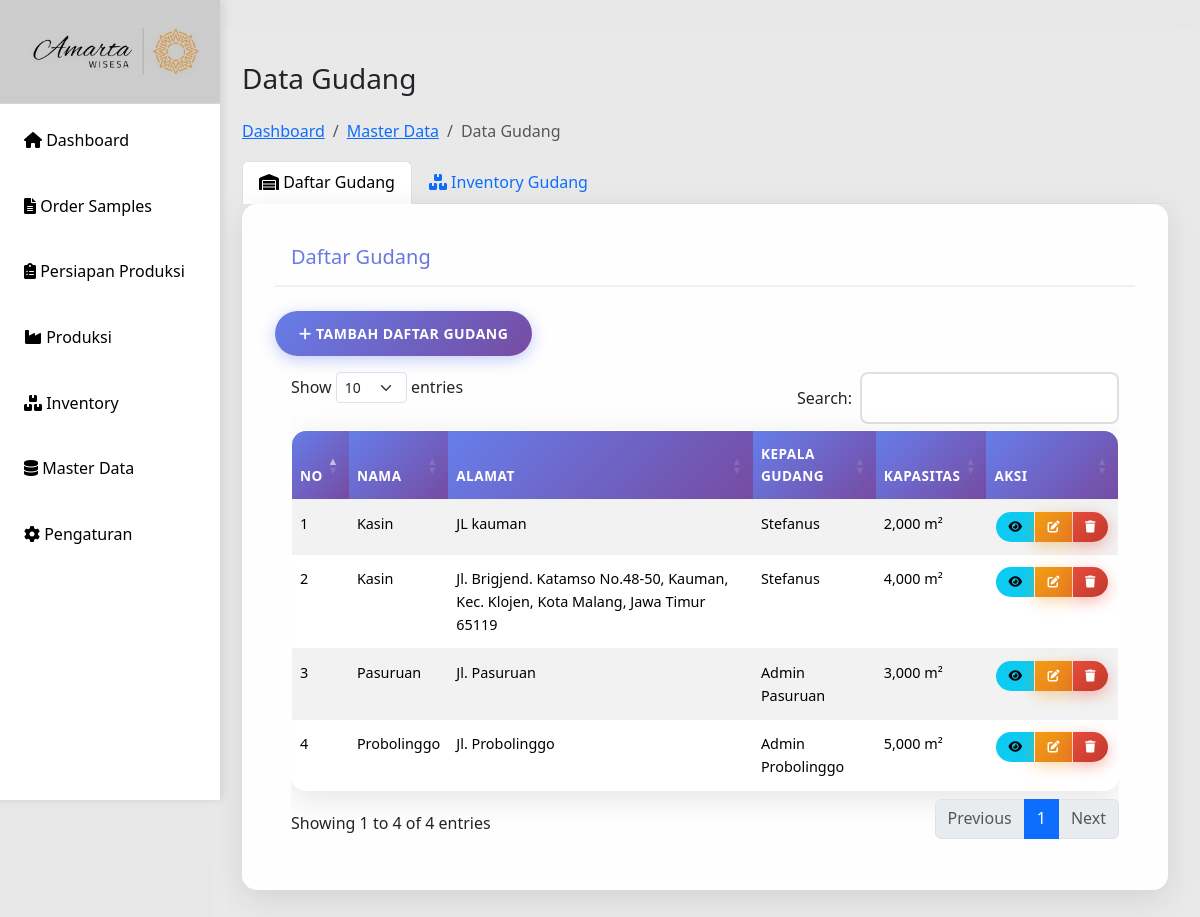
Before: /data-gudang.php with the older database file.
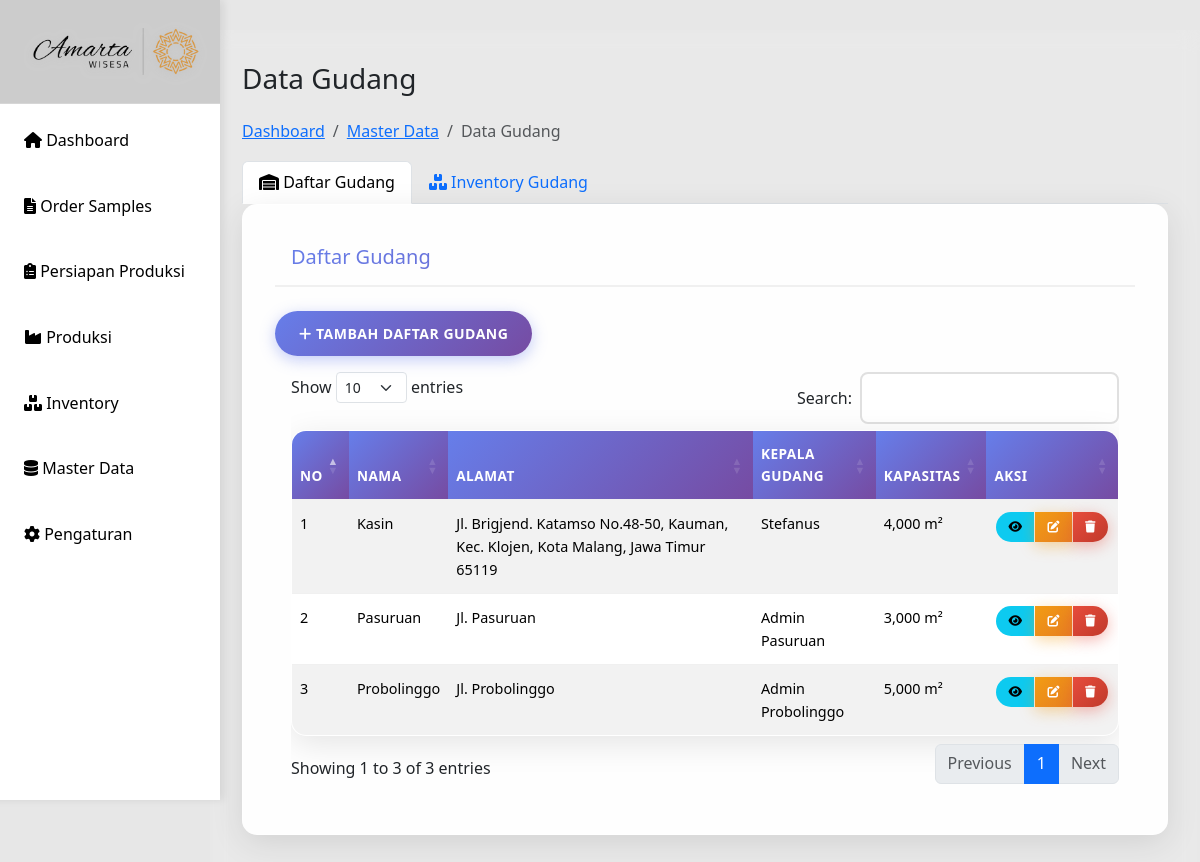
After: the same page with the newer database file.
### tables this page shows
CREATE TABLE `gudang` (
  `id` int(11) NOT NULL,
  `nama` varchar(100) NOT NULL,
  `alamat` text NOT NULL,
  `kepala_gudang` varchar(100) NOT NULL,
  `kapasitas` int(11) NOT NULL COMMENT 'Kapasitas dalam meter persegi',
  `keterangan` text DEFAULT NULL,
  `created_at` timestamp NOT NULL DEFAULT current_timestamp(),
  `updated_at` timestamp NOT NULL DEFAULT current_timestamp() ON UPDATE current_timestamp()
);

### data-gudang.php (the view, shortened to what the changed rows need)
<?php
include 'config/db.php';
include 'includes/header.php';
$sql = "SELECT * FROM gudang ORDER BY id DESC";
$result = mysqli_query($conn, $sql);
if (!$result) {
    $gudangList = [];
    error_log("Database query failed: " . mysqli_error($conn));
} else {
    $gudangList = mysqli_fetch_all($result, MYSQLI_ASSOC);
}
?>
<div class="main-content">
    <div class="row">
        <div class="col-12">
            <h1 class="h3 mb-4">Data Gudang</h1>
            <div class="tab-content" id="gudangTabsContent">
                <div class="tab-pane fade <?= (!isset($_GET['filter_gudang']) && !isset($_GET['search_nama'])) ? 'show active' : '' ?>" id="daftar-gudang" role="tabpanel">
                    <div class="card">
                        <div class="card-body">
                            <div class="table-responsive">
                                <table class="table table-striped table-hover" id="tabelGudang">
                                    <thead>
                                        <tr>
                                            <th>No</th>
                                            <th>Nama</th>
                                            <th>Alamat</th>
                                            <th>Kepala Gudang</th>
                                            <th>Kapasitas</th>
                                            <th>Aksi</th>
                                        </tr>
                                    </thead>
                                    <tbody>
                                        <?php $no = 1; foreach ($gudangList as $gudang): ?>
                                        <tr>
                                            <td><?= $no++; ?></td>
                                            <td><?= htmlspecialchars($gudang['nama']); ?></td>
                                            <td><?= htmlspecialchars($gudang['alamat']); ?></td>
                                            <td><?= htmlspecialchars($gudang['kepala_gudang']); ?></td>
                                            <td><?= number_format($gudang['kapasitas']); ?> m²</td>
                                            <td>
                                                <div class="btn-group btn-group-sm" role="group">
                                                    <a href="detail-gudang.php?id=<?= $gudang['id']; ?>" class="btn btn-sm btn-info" title="Detail">
                                                        <i class="fas fa-eye"></i>
                                                    </a>
                                                    <a href="edit-gudang.php?id=<?= $gudang['id']; ?>" class="btn btn-sm btn-warning" title="Edit">
                                                        <i class="fas fa-edit"></i>
                                                    </a>
                                                    <button type="button" class="btn btn-sm btn-danger" onclick="hapusGudang(<?= $gudang['id']; ?>)" title="Hapus">
                                                        <i class="fas fa-trash"></i>
                                                    </button>
                                                </div>
                                            </td>
                                        </tr>
                                        <?php endforeach; ?>
                                    </tbody>
                                </table>
                            </div>
                        </div>
                    </div>
                </div>
            </div>
        </div>
    </div>
</div>
<?php
include 'includes/footer.php';
?>

Changed rows visible on the page:
removed gudang: nama "Kasin", alamat "JL kauman", kepala_gudang "Stefanus", kapasitas "2,000"
Other visible differences:
text written by a page script: "Show entries Search: Showing 1 to 4 of 4 entries Previous 1 Next" → "Show entries Search: Showing 1 to 3 of 3 entries Previous 1 Next"
